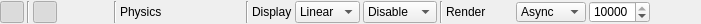
<?xml version="1.0" encoding="UTF-8"?>
<ui version="4.0">
 <class>GEW_Setting</class>
 <widget class="QWidget" name="GEW_Setting">
  <property name="geometry">
   <rect>
    <x>0</x>
    <y>0</y>
    <width>701</width>
    <height>24</height>
   </rect>
  </property>
  <property name="windowTitle">
   <string>Settings</string>
  </property>
  <property name="styleSheet">
   <string notr="true">QGroupBox
{
	background-color:transparent;
    border-bottom-left-radius: 3px;
    border-bottom-right-radius: 3px;
    border: 1px solid #005192;
    border-top: none;
    margin-top: 18px;
}
 
QGroupBox::title
{
	subcontrol-origin: margin;	
    background:url(:/assets/subWindowBackground);
    border-top-left-radius: 3px;
    border-top-right-radius: 3px;
    border: 1px solid #005192;
    border-bottom: none;
   background-color: qlineargradient(x1: 0, y1: 0, x2: 0, y2: 1, stop: 0 #005192, stop: 1 #002f60);
    padding: 2 5000 2 2; /* some large value, as QGrouBox actual width is not known */
    color: white; 
}
</string>
  </property>
  <layout class="QGridLayout" name="gridLayout">
   <property name="leftMargin">
    <number>0</number>
   </property>
   <property name="topMargin">
    <number>0</number>
   </property>
   <property name="rightMargin">
    <number>0</number>
   </property>
   <property name="bottomMargin">
    <number>0</number>
   </property>
   <property name="spacing">
    <number>3</number>
   </property>
   <item row="0" column="14">
    <widget class="QComboBox" name="FXAAQuality">
     <property name="sizePolicy">
      <sizepolicy hsizetype="Fixed" vsizetype="Fixed">
       <horstretch>0</horstretch>
       <verstretch>0</verstretch>
      </sizepolicy>
     </property>
     <property name="toolTip">
      <string>FXAA Quality</string>
     </property>
     <item>
      <property name="text">
       <string>Disable</string>
      </property>
     </item>
     <item>
      <property name="text">
       <string>Low</string>
      </property>
     </item>
     <item>
      <property name="text">
       <string>Medium</string>
      </property>
     </item>
     <item>
      <property name="text">
       <string>High</string>
      </property>
     </item>
     <item>
      <property name="text">
       <string>Ultra</string>
      </property>
     </item>
    </widget>
   </item>
   <item row="0" column="18">
    <widget class="QComboBox" name="SyncLevel">
     <property name="sizePolicy">
      <sizepolicy hsizetype="Fixed" vsizetype="Fixed">
       <horstretch>0</horstretch>
       <verstretch>0</verstretch>
      </sizepolicy>
     </property>
     <property name="maximumSize">
      <size>
       <width>16777215</width>
       <height>20</height>
      </size>
     </property>
     <property name="toolTip">
      <string>Sync</string>
     </property>
     <item>
      <property name="text">
       <string>Async</string>
      </property>
     </item>
     <item>
      <property name="text">
       <string>Level 1</string>
      </property>
     </item>
     <item>
      <property name="text">
       <string>Level 2</string>
      </property>
     </item>
     <item>
      <property name="text">
       <string>Level 3</string>
      </property>
     </item>
     <item>
      <property name="text">
       <string>Level 4</string>
      </property>
     </item>
    </widget>
   </item>
   <item row="0" column="0">
    <widget class="QPushButton" name="ViewportBarPin">
     <property name="maximumSize">
      <size>
       <width>24</width>
       <height>24</height>
      </size>
     </property>
     <property name="toolTip">
      <string>Pin viewport bar on window</string>
     </property>
     <property name="text">
      <string/>
     </property>
     <property name="icon">
      <iconset resource="geditor.qrc">
       <normaloff>:/Resources/MetroStyle/pin.png</normaloff>:/Resources/MetroStyle/pin.png</iconset>
     </property>
     <property name="checkable">
      <bool>true</bool>
     </property>
     <property name="checked">
      <bool>true</bool>
     </property>
     <property name="flat">
      <bool>true</bool>
     </property>
    </widget>
   </item>
   <item row="0" column="13">
    <widget class="QComboBox" name="AnisotropicLevel">
     <property name="sizePolicy">
      <sizepolicy hsizetype="Fixed" vsizetype="Fixed">
       <horstretch>0</horstretch>
       <verstretch>0</verstretch>
      </sizepolicy>
     </property>
     <property name="toolTip">
      <string>Anisotropic Level</string>
     </property>
     <property name="maxVisibleItems">
      <number>17</number>
     </property>
     <item>
      <property name="text">
       <string>Linear</string>
      </property>
     </item>
     <item>
      <property name="text">
       <string>1X</string>
      </property>
     </item>
     <item>
      <property name="text">
       <string>2X</string>
      </property>
     </item>
     <item>
      <property name="text">
       <string>3X</string>
      </property>
     </item>
     <item>
      <property name="text">
       <string>4X</string>
      </property>
     </item>
     <item>
      <property name="text">
       <string>5X</string>
      </property>
     </item>
     <item>
      <property name="text">
       <string>6X</string>
      </property>
     </item>
     <item>
      <property name="text">
       <string>7X</string>
      </property>
     </item>
     <item>
      <property name="text">
       <string>8X</string>
      </property>
     </item>
     <item>
      <property name="text">
       <string>9X</string>
      </property>
     </item>
     <item>
      <property name="text">
       <string>10X</string>
      </property>
     </item>
     <item>
      <property name="text">
       <string>11X</string>
      </property>
     </item>
     <item>
      <property name="text">
       <string>12X</string>
      </property>
     </item>
     <item>
      <property name="text">
       <string>13X</string>
      </property>
     </item>
     <item>
      <property name="text">
       <string>14X</string>
      </property>
     </item>
     <item>
      <property name="text">
       <string>15X</string>
      </property>
     </item>
     <item>
      <property name="text">
       <string>16X</string>
      </property>
     </item>
    </widget>
   </item>
   <item row="0" column="8">
    <widget class="QPushButton" name="PhysicsSimulation">
     <property name="maximumSize">
      <size>
       <width>24</width>
       <height>24</height>
      </size>
     </property>
     <property name="toolTip">
      <string>Physics Simulation</string>
     </property>
     <property name="text">
      <string/>
     </property>
     <property name="icon">
      <iconset resource="geditor.qrc">
       <normaloff>:/Resources/MetroStyle/play.png</normaloff>
       <normalon>:/Resources/MetroStyle/pause.png</normalon>:/Resources/MetroStyle/play.png</iconset>
     </property>
     <property name="checkable">
      <bool>true</bool>
     </property>
     <property name="checked">
      <bool>false</bool>
     </property>
     <property name="flat">
      <bool>true</bool>
     </property>
    </widget>
   </item>
   <item row="0" column="1">
    <widget class="Line" name="line_9">
     <property name="orientation">
      <enum>Qt::Vertical</enum>
     </property>
    </widget>
   </item>
   <item row="0" column="5">
    <widget class="QPushButton" name="ShadeMode">
     <property name="maximumSize">
      <size>
       <width>24</width>
       <height>24</height>
      </size>
     </property>
     <property name="toolTip">
      <string>Solid / WireFrame Shade Mode</string>
     </property>
     <property name="text">
      <string/>
     </property>
     <property name="icon">
      <iconset resource="geditor.qrc">
       <normaloff>:/Resources/MetroStyle/SolidBox.png</normaloff>
       <normalon>:/Resources/MetroStyle/WireBox.png</normalon>:/Resources/MetroStyle/SolidBox.png</iconset>
     </property>
     <property name="shortcut">
      <string>Ctrl+W</string>
     </property>
     <property name="checkable">
      <bool>true</bool>
     </property>
     <property name="checked">
      <bool>false</bool>
     </property>
     <property name="flat">
      <bool>true</bool>
     </property>
    </widget>
   </item>
   <item row="0" column="11">
    <widget class="Line" name="line_28">
     <property name="orientation">
      <enum>Qt::Vertical</enum>
     </property>
    </widget>
   </item>
   <item row="0" column="3">
    <widget class="QPushButton" name="GameMode">
     <property name="maximumSize">
      <size>
       <width>24</width>
       <height>24</height>
      </size>
     </property>
     <property name="toolTip">
      <string>Game Mode</string>
     </property>
     <property name="text">
      <string/>
     </property>
     <property name="icon">
      <iconset resource="geditor.qrc">
       <normaloff>:/Resources/MetroStyle/joystick.png</normaloff>:/Resources/MetroStyle/joystick.png</iconset>
     </property>
     <property name="shortcut">
      <string>Ctrl+G</string>
     </property>
     <property name="checkable">
      <bool>true</bool>
     </property>
     <property name="checked">
      <bool>false</bool>
     </property>
     <property name="flat">
      <bool>true</bool>
     </property>
    </widget>
   </item>
   <item row="0" column="19">
    <widget class="SpinBox" name="FPSLimit">
     <property name="sizePolicy">
      <sizepolicy hsizetype="Fixed" vsizetype="Fixed">
       <horstretch>0</horstretch>
       <verstretch>0</verstretch>
      </sizepolicy>
     </property>
     <property name="toolTip">
      <string>FPS Limit</string>
     </property>
     <property name="accelerated">
      <bool>true</bool>
     </property>
     <property name="maximum">
      <number>10000</number>
     </property>
     <property name="value">
      <number>10000</number>
     </property>
    </widget>
   </item>
   <item row="0" column="22">
    <spacer name="horizontalSpacer">
     <property name="orientation">
      <enum>Qt::Horizontal</enum>
     </property>
     <property name="sizeHint" stdset="0">
      <size>
       <width>192</width>
       <height>20</height>
      </size>
     </property>
    </spacer>
   </item>
   <item row="0" column="2">
    <widget class="QPushButton" name="Info">
     <property name="maximumSize">
      <size>
       <width>24</width>
       <height>24</height>
      </size>
     </property>
     <property name="toolTip">
      <string>Info Visible / Invisible</string>
     </property>
     <property name="text">
      <string/>
     </property>
     <property name="icon">
      <iconset resource="geditor.qrc">
       <normaloff>:/Resources/MetroStyle/info.png</normaloff>:/Resources/MetroStyle/info.png</iconset>
     </property>
     <property name="checkable">
      <bool>true</bool>
     </property>
     <property name="checked">
      <bool>true</bool>
     </property>
     <property name="flat">
      <bool>true</bool>
     </property>
    </widget>
   </item>
   <item row="0" column="10">
    <widget class="QPushButton" name="PhysicsReset">
     <property name="maximumSize">
      <size>
       <width>24</width>
       <height>24</height>
      </size>
     </property>
     <property name="toolTip">
      <string>Physics Reset</string>
     </property>
     <property name="text">
      <string/>
     </property>
     <property name="icon">
      <iconset resource="geditor.qrc">
       <normaloff>:/Resources/MetroStyle/restart.png</normaloff>:/Resources/MetroStyle/restart.png</iconset>
     </property>
     <property name="checkable">
      <bool>false</bool>
     </property>
     <property name="checked">
      <bool>false</bool>
     </property>
     <property name="flat">
      <bool>true</bool>
     </property>
    </widget>
   </item>
   <item row="0" column="6">
    <widget class="Line" name="line_29">
     <property name="orientation">
      <enum>Qt::Vertical</enum>
     </property>
    </widget>
   </item>
   <item row="0" column="9">
    <widget class="QPushButton" name="PhysicsSingleStep">
     <property name="maximumSize">
      <size>
       <width>24</width>
       <height>24</height>
      </size>
     </property>
     <property name="toolTip">
      <string>Physics Single Step</string>
     </property>
     <property name="text">
      <string/>
     </property>
     <property name="icon">
      <iconset resource="geditor.qrc">
       <normaloff>:/Resources/MetroStyle/fast_forward.png</normaloff>:/Resources/MetroStyle/fast_forward.png</iconset>
     </property>
     <property name="checkable">
      <bool>false</bool>
     </property>
     <property name="checked">
      <bool>false</bool>
     </property>
     <property name="autoRepeat">
      <bool>true</bool>
     </property>
     <property name="flat">
      <bool>true</bool>
     </property>
    </widget>
   </item>
   <item row="0" column="12">
    <widget class="QLabel" name="label_2">
     <property name="text">
      <string>Display</string>
     </property>
    </widget>
   </item>
   <item row="0" column="15">
    <widget class="Line" name="line_30">
     <property name="orientation">
      <enum>Qt::Vertical</enum>
     </property>
    </widget>
   </item>
   <item row="0" column="16">
    <widget class="QLabel" name="label_3">
     <property name="text">
      <string>Render</string>
     </property>
    </widget>
   </item>
   <item row="0" column="7">
    <widget class="QLabel" name="label">
     <property name="text">
      <string>Physics</string>
     </property>
    </widget>
   </item>
   <item row="0" column="17">
    <widget class="QPushButton" name="Render">
     <property name="maximumSize">
      <size>
       <width>24</width>
       <height>24</height>
      </size>
     </property>
     <property name="toolTip">
      <string>Physics Simulation</string>
     </property>
     <property name="text">
      <string/>
     </property>
     <property name="icon">
      <iconset resource="geditor.qrc">
       <normaloff>:/Resources/MetroStyle/pause.png</normaloff>
       <normalon>:/Resources/MetroStyle/play.png</normalon>:/Resources/MetroStyle/pause.png</iconset>
     </property>
     <property name="shortcut">
      <string>F11</string>
     </property>
     <property name="checkable">
      <bool>true</bool>
     </property>
     <property name="checked">
      <bool>false</bool>
     </property>
     <property name="flat">
      <bool>true</bool>
     </property>
    </widget>
   </item>
  </layout>
 </widget>
 <customwidgets>
  <customwidget>
   <class>SpinBox</class>
   <extends>QSpinBox</extends>
   <header>SpinBox.h</header>
  </customwidget>
 </customwidgets>
 <resources>
  <include location="geditor.qrc"/>
 </resources>
 <connections>
  <connection>
   <sender>ViewportBarPin</sender>
   <signal>toggled(bool)</signal>
   <receiver>GEW_Setting</receiver>
   <slot>setVisible(bool)</slot>
   <hints>
    <hint type="sourcelabel">
     <x>14</x>
     <y>1</y>
    </hint>
    <hint type="destinationlabel">
     <x>41</x>
     <y>-6</y>
    </hint>
   </hints>
  </connection>
 </connections>
</ui>
